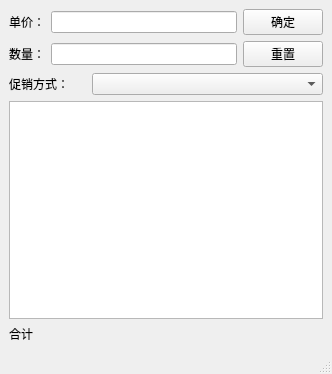
<?xml version="1.0" encoding="UTF-8"?>
<ui version="4.0">
 <class>MainWindow</class>
 <widget class="QMainWindow" name="MainWindow">
  <property name="geometry">
   <rect>
    <x>0</x>
    <y>0</y>
    <width>332</width>
    <height>374</height>
   </rect>
  </property>
  <property name="windowTitle">
   <string>MainWindow</string>
  </property>
  <widget class="QWidget" name="centralwidget">
   <layout class="QGridLayout" name="gridLayout">
    <item row="0" column="0">
     <layout class="QVBoxLayout" name="verticalLayout">
      <item>
       <layout class="QHBoxLayout" name="horizontalLayout_2">
        <item>
         <widget class="QLabel" name="label">
          <property name="text">
           <string>单价：</string>
          </property>
         </widget>
        </item>
        <item>
         <widget class="QLineEdit" name="lineEdit_price"/>
        </item>
        <item>
         <widget class="QPushButton" name="pushButton_confirm">
          <property name="text">
           <string>确定</string>
          </property>
         </widget>
        </item>
       </layout>
      </item>
      <item>
       <layout class="QHBoxLayout" name="horizontalLayout_3">
        <item>
         <widget class="QLabel" name="label_2">
          <property name="text">
           <string>数量：</string>
          </property>
         </widget>
        </item>
        <item>
         <widget class="QLineEdit" name="lineEdit_num"/>
        </item>
        <item>
         <widget class="QPushButton" name="pushButton_reset">
          <property name="text">
           <string>重置</string>
          </property>
         </widget>
        </item>
       </layout>
      </item>
      <item>
       <layout class="QHBoxLayout" name="horizontalLayout_4" stretch="1,3">
        <item>
         <widget class="QLabel" name="label_4">
          <property name="text">
           <string>促销方式：</string>
          </property>
         </widget>
        </item>
        <item>
         <widget class="QComboBox" name="comboBox_saleType"/>
        </item>
       </layout>
      </item>
      <item>
       <widget class="QTextBrowser" name="textBrowser_msg"/>
      </item>
      <item>
       <layout class="QHBoxLayout" name="horizontalLayout" stretch="1,3">
        <item>
         <widget class="QLabel" name="label_3">
          <property name="text">
           <string>合计</string>
          </property>
         </widget>
        </item>
        <item>
         <widget class="QLabel" name="label_TotalPrice">
          <property name="text">
           <string/>
          </property>
         </widget>
        </item>
       </layout>
      </item>
     </layout>
    </item>
   </layout>
  </widget>
  <widget class="QMenuBar" name="menubar">
   <property name="geometry">
    <rect>
     <x>0</x>
     <y>0</y>
     <width>332</width>
     <height>23</height>
    </rect>
   </property>
  </widget>
  <widget class="QStatusBar" name="statusbar"/>
 </widget>
 <resources/>
 <connections/>
</ui>
